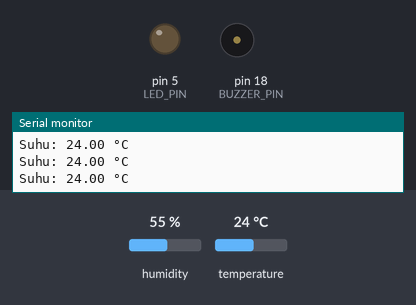
Bench run of a sketch on a simulated Arduino Uno, built with avr-gcc and run on an emulated ATmega328P. Parts: output pins drawn as LEDs (lit = HIGH), buzzer (waves = sounding), the last lines printed to the serial monitor. Inputs (shaded band) come from the test bench; at power-on: temperature 24 °C, humidity 55 %.

Above: at 2.8 s.
2.9 s: temperature set to 28 °C
8.9 s: temperature set to 31 °C
At 10.24 s:
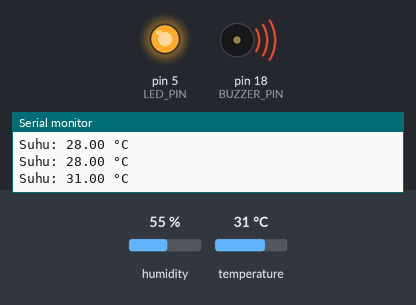
Timing chart, 0 to 18.4 s (numbered marks = the images above; inputs shaded):
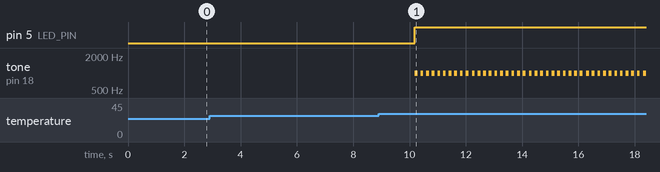

Measured:
- the behaviour switches between 29 and 30 °C on temperature (found by bisection; images 0 and 1)
- after the input at 8.9 s, pin 5 (LED_PIN): LOW → HIGH after 1.3 s; tone on pin 18 (BUZZER_PIN): alternates 1000 Hz for 0.10 s and silent for 0.10 s, starting after 1.3 s

The sketch:

DHT_buzzer.ino
```cpp
#include <DHT.h>
#define DHT_PIN 4   // Pin yang digunakan untuk sensor suhu DHT
#define LED_PIN 5   // Pin yang digunakan untuk LED Merah
#define BUZZER_PIN 18 // Pin yang digunakan untuk Buzzer

DHT dht(DHT_PIN, DHT11); // Inisialisasi sensor DHT

void setup() {
  pinMode(LED_PIN, OUTPUT);     // Mengatur pin LED sebagai OUTPUT
  pinMode(BUZZER_PIN, OUTPUT); // Mengatur pin Buzzer sebagai OUTPUT

  Serial.begin(9600);
  dht.begin(); // Memulai sensor DHT
}

void loop() {
  float temperature = dht.readTemperature(); // Membaca suhu dari sensor DHT

  if (isnan(temperature)) {
    Serial.println(F("Gagal membaca suhu"));
    return;
  }

  Serial.print("Suhu: ");
  Serial.print(temperature);
  Serial.println(" °C");

  if (temperature >= 30.0) {
    digitalWrite(LED_PIN, HIGH);     // Menyalakan LED Merah
    tone(BUZZER_PIN, 1000, 100);      // Memainkan nada dengan frekuensi 1000Hz selama 100ms (beep)
    delay(100); // Memberi jeda agar buzzer bisa berbunyi dengan interval
  } else {
    digitalWrite(LED_PIN, LOW); // Mematikan LED Merah
    noTone(BUZZER_PIN);          // Mematikan Buzzer
  }

  delay(100); // Memberi jeda selama 100 ms sebelum membaca suhu lagi
}
```
